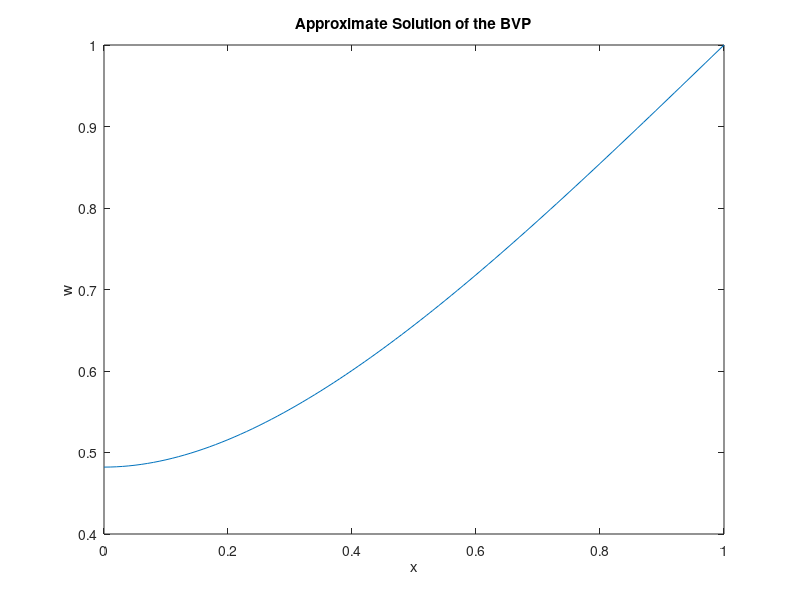

MATLAB code for this plot:
N = 100;
b = 1;
a = 0;
h = (b-a)/N;
A = zeros(N);
b = (0:h:(1-h))';
b = (-4*b).*h^2;
b(N, 1) = b(N) - 1;
A(1, 1:3) = [-3, 4, -1];

for i = 2:N-1
   A(i,(i-1):(i+1)) = [1, -2-4*h^2, 1];
end
A(N, [N-1, N]) = [1, -2-4*h^2];
w = linsolve(A, b);
w(N+1, 1) = 1;

figure()
plot(0:h:1, w)
xlabel('x')
ylabel('w')
title('Approximate Solution of the BVP')
